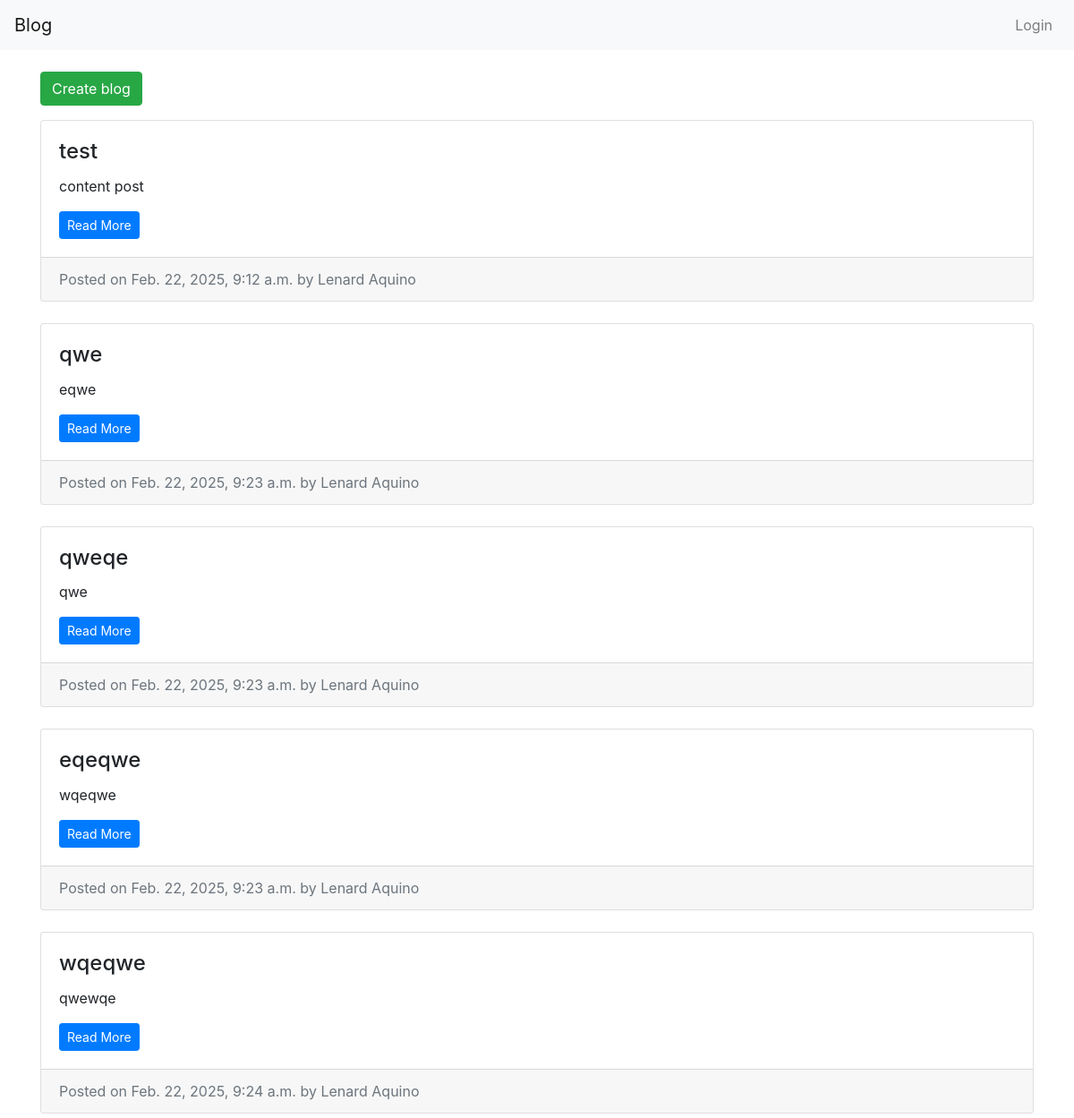
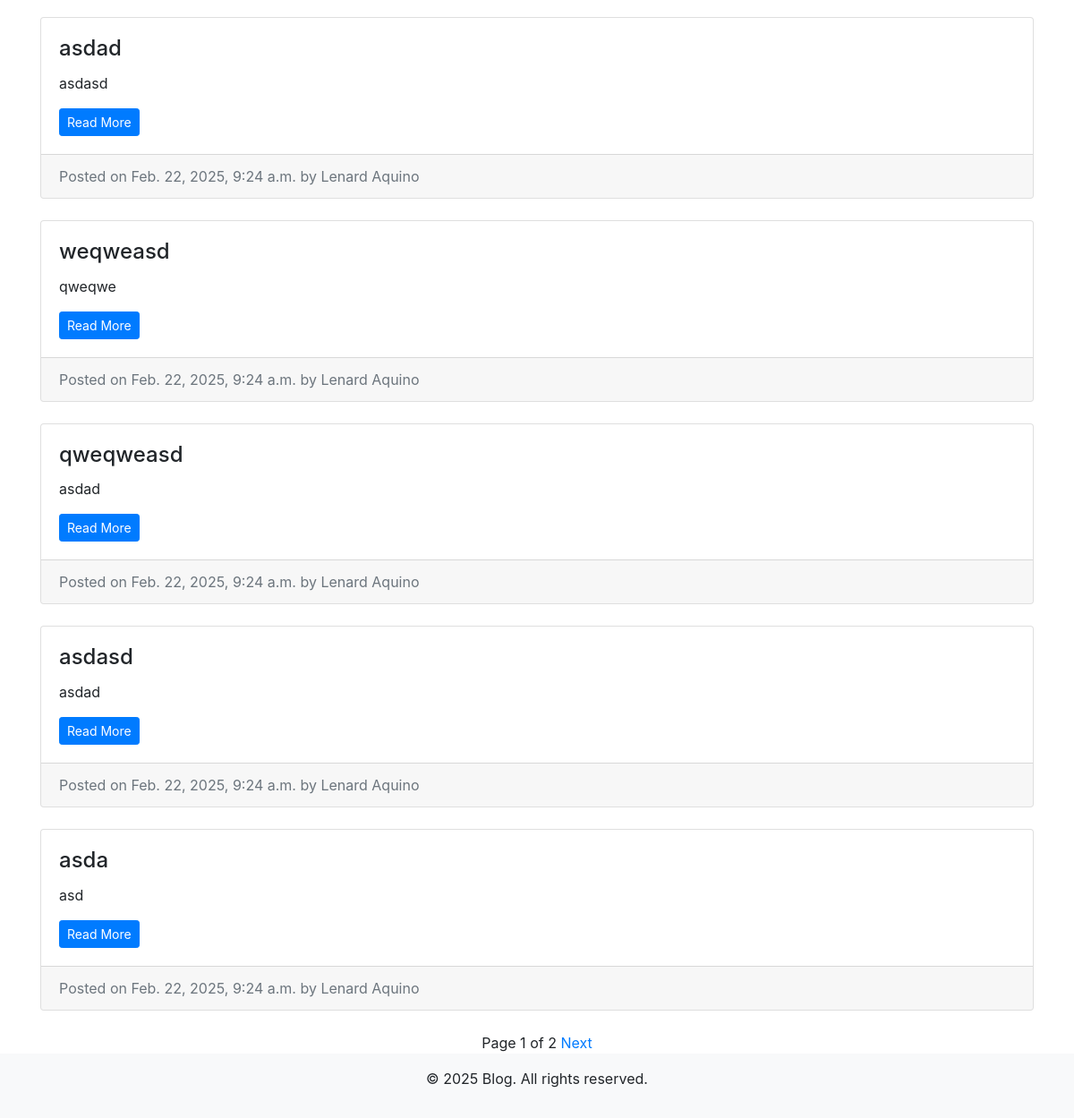
Screenshot of /blog/ with the database file from the repository (2 pictures, top to bottom).
### blogs/models.py (models this page shows, shortened)
class Post(models.Model):
    STATUS_CHOICES = [
        ('draft', 'Draft'),
        ('published', 'Published'),
    ]
    title = models.CharField(max_length=200)
    content = models.TextField()
    published_date = models.DateTimeField(default=timezone.now)
    author = models.ForeignKey(
        Author,
        on_delete=models.CASCADE,
        related_name='posts'
    )
    status = models.CharField(max_length=10, choices=STATUS_CHOICES)
    active = models.BooleanField()

class Author(models.Model):
    name = models.CharField(max_length=100)
    email = models.EmailField(unique=True)
    user = models.ForeignKey(
        User,
        on_delete=models.SET_NULL,
        null=True,
        blank=True,
        related_name='authors'
    )

### blogs/views.py (the view)
# urls.py: path('', PostListView.as_view(), name='post-list'),
class PostListView(ListView):
    model = Post
    template_name = 'templates/post_list.html'
    context_object_name = 'posts'
    paginate_by = 10
    def get_queryset(self):
       return Post.objects.select_related('author').all()

### templates/templates/post_list.html (shortened to what this page needs)
{% extends 'base.html' %}
{% block content %}
  <div class="container mt-4">
    <div class="row">
      <div class="col-md-12">
        <div class="text-left pb-3">
          <a href="{% url 'blogs:post-create' %}" class="btn btn-success">Create blog</a>
        </div>
      </div>
        <div class="col-md-12">
          {% for post in posts %}
            <div class="card mb-4">
                <div class="card-body">
                    <h4 class="card-title">{{ post.title }}</h4>
                    <p class="card-text">{{ post.content | truncatewords:30 }}</p>
                    <a href="{% url 'blogs:post-detail' post.pk %}" class="btn btn-sm btn-primary">Read More</a>
                </div>
                <div class="card-footer text-muted">
                    Posted on {{ post.published_date }} by {{ post.author.name }}
                </div>
            </div>
          {% endfor %}
        </div>
        <div class="col-md-12">
          {% if is_paginated %}
          <div class="text-center">
            <span>Page {{ page_obj.number }} of {{ page_obj.paginator.num_pages }}</span>
            {% if page_obj.has_next %}
              <a href="?page={{ page_obj.next_page_number }}">Next</a>
            {% endif %}
          </div>
        {% endif %}
        </div>
    </div>
  </div>
{% endblock %}

### templates/base.html (shortened to what this page needs)
<!DOCTYPE html>
<html lang="en">
<head>
    <link href="https://stackpath.bootstrapcdn.com/bootstrap/4.5.2/css/bootstrap.min.css" rel="stylesheet">
</head>
<body>
    <nav class="navbar navbar-expand-lg navbar-light bg-light">
        <a class="navbar-brand" href="#">Blog</a>
        <div class="collapse navbar-collapse" id="navbarNav">
            <ul class="navbar-nav ml-auto">
                <li class="nav-item"><a class="nav-link" href="#">Login</a></li>
            </ul>
        </div>
    </nav>
    <main>
        {% block content %}{% endblock %}
    </main>
    <footer class="bg-light text-center py-3">
        <p>&copy; 2025 Blog. All rights reserved.</p>
    </footer>
</body>
</html>

### rows the page displays
Post: title "test", content "content post", published_date "Feb. 22, 2025, 9:12 a.m.", author.name "Lenard Aquino"
Post: title "qwe", content "eqwe", published_date "Feb. 22, 2025, 9:23 a.m.", author.name "Lenard Aquino"
Post: title "qweqe", content "qwe", published_date "Feb. 22, 2025, 9:23 a.m.", author.name "Lenard Aquino"
Post: title "eqeqwe", content "wqeqwe", published_date "Feb. 22, 2025, 9:23 a.m.", author.name "Lenard Aquino"
Post: title "wqeqwe", content "qwewqe", published_date "Feb. 22, 2025, 9:24 a.m.", author.name "Lenard Aquino"
Post: title "asdad", content "asdasd", published_date "Feb. 22, 2025, 9:24 a.m.", author.name "Lenard Aquino"
Post: title "weqweasd", content "qweqwe", published_date "Feb. 22, 2025, 9:24 a.m.", author.name "Lenard Aquino"
Post: title "qweqweasd", content "asdad", published_date "Feb. 22, 2025, 9:24 a.m.", author.name "Lenard Aquino"
Post: title "asdasd", content "asdad", published_date "Feb. 22, 2025, 9:24 a.m.", author.name "Lenard Aquino"
Post: title "asda", content "asd", published_date "Feb. 22, 2025, 9:24 a.m.", author.name "Lenard Aquino"

### other values shown
{{ page_obj.number }} "1"
{{ page_obj.paginator.num_pages }} "2"
